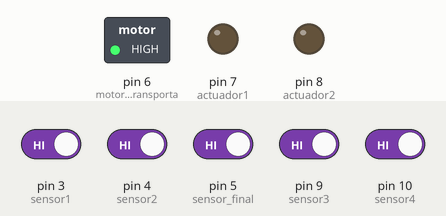
Bench run of a sketch on a simulated Arduino Uno, built with avr-gcc and run on an emulated ATmega328P. On the bench: switched loads named in the sketch (green lamp = pin HIGH), output pins drawn as LEDs (lit = HIGH). Inputs (shaded band) come from the test bench; at power-on: pin 3 (sensor1), pin 4 (sensor2), pin 5 (sensor_final), pin 9 (sensor3), pin 10 (sensor4) HIGH. What the sketch prints to the serial monitor is not drawn.

Above: at 1.2 s.
1.3 s: pin 3 (sensor1) driven LOW
At 1.8 s:
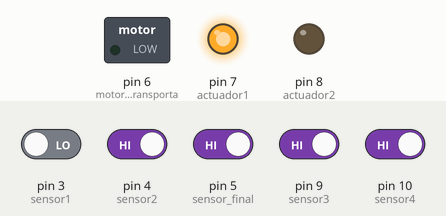
4.3 s: pin 9 (sensor3) driven LOW
At 5.3 s:
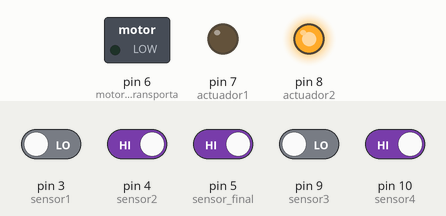
7.3 s: pin 10 (sensor4) driven LOW
Timing chart, 0 to 16.3 s (numbered marks = the images above; inputs shaded):
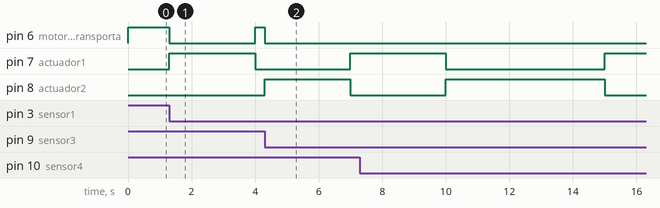

The sketch:

llenadora_de_botellas_industrial_1.ino
```cpp
#include <TimerOne.h>


#define avanza3        0
#define avanza1        1
#define llenado1chico  2
#define llenado1grande 3
#define avanza2        4
#define llenado2chico  5
#define llenado2grande 6


char sensor1;
char sensor2;
char sensor3;
char sensor4;
char sensorf;
char motor;
char actuador1;
char actuador2;
char estado= 0;
int ms;
int s;
int contadorbotellasgrandes;
int contadorbotellaschicas;

void maquina (void);


void setup()
{
  pinMode (3, INPUT_PULLUP); //sensor1( primera instancia sensor de abajo)
  pinMode (4, INPUT_PULLUP); //sensor2 ( primera instancia sensor de arriba)
  pinMode (5, INPUT_PULLUP); //sensor final
  pinMode (6, OUTPUT);// motor de cinta transportadora
  pinMode (7, OUTPUT); //actuador1 (llenador primera instancia)
  pinMode (8, OUTPUT);//actuador2 (llenador segunda instancia)
  pinMode (9, INPUT_PULLUP); //sensor3( segunda instancia sensor de abajo)
  pinMode (10, INPUT_PULLUP); //sensor4( segunda instancia sensor de arriba)
  //pinMode (A0,INPUT);
  //pinMode (A1,INPUT);
  Serial.begin(9600);
   Timer1.initialize(1000);
   Timer1.attachInterrupt(Timer);
    contadorbotellasgrandes=0 ;
    contadorbotellaschicas=0 ;
    //DDRA=0xFF;

}

void loop()
{
 sensor1=digitalRead(3);
 sensor2=digitalRead(4);
 sensorf=digitalRead(5);
 sensor3=digitalRead(9);
 sensor4=digitalRead(10);


  //if( (sensor4==0) && (sensor3==1) ) //  detecta botella chica
  // {
          // while((sensor3==0) && (sensor4==1))
          //   {
        //      sensor3=digitalRead(9);
      //        sensor4=digitalRead(10);
    //         }
  //     contadorbotellaschicas++;

//       }

 //if((sensor3==0) && (sensor4==0)) // detecta botella grande
      // {
        //   while((sensor3==0) && (sensor4==0))
          //   {
            // sensor3=digitalRead(9);
              //sensor4=digitalRead(10);
            // }
       //contadorbotellasgrandes++;

       //}


  maquina();
 }

 void Timer()
  { ms++;
    if(ms>=1000)
    {
     s++;
     ms=0;
     }
  }

   void maquina()
  {


   switch(estado)
    {
     case avanza3:
       Serial.print("avanza3");
       if(sensorf==0) // sensorfinal detecta botella
          {
            digitalWrite(6,LOW); //para el motor

          }

        if(sensorf==1) // sensorfinal NO detecta botella
          {
            digitalWrite(6,HIGH); //motor encendido
            estado=avanza1;
            Serial.print("avanza1");
          }
      break;


     case avanza1:

       if( (sensor1==0) && (sensor2==1)) //  llenado chico
       {
           s=0;
          digitalWrite(6,LOW); // para motor de cinta transportadora
          digitalWrite(7,HIGH); // enciende actuador 1
          estado=llenado1chico;
          Serial.print("llenado1chico");
       }

         if( (sensor1==0) && (sensor2==0)) // llenado grande
       {
           s=0;
          digitalWrite(6,LOW); // para motor de cinta transportadora
          digitalWrite(7,HIGH);// enciende actuador 1
         estado=llenado1grande;
         Serial.print("llenado1grande");
      }
      break;


    case llenado1chico:
        if(s==3)
        {
          digitalWrite(7,LOW); //apaga actuador 1
          digitalWrite(6,HIGH);//enciende motor de cinta transportadora
           s=0;
           estado=avanza2;
           Serial.print("avanza2");
          }
       break;


    case llenado1grande:

      if(s==5)
        {
          digitalWrite(7,LOW); //apaga actuador 1
          digitalWrite(6,HIGH);//enciende motor de cinta transportadora
           s=0;
           estado=avanza2;
           Serial.print("avanza2");
          }
           break;


     case avanza2:
     if( (sensor3==0) && (sensor4==1) ) //  llenado chico
       {
           s=0;
          digitalWrite(6,LOW);//apaga motor de cinta transportadora
          digitalWrite(8,HIGH);//enciende actuador 2
         estado=llenado2chico;
         Serial.print("llenado2chico");
       }

         if( (sensor3==0) && (sensor4==0) ) // llenado grande
       {
           s=0;
          digitalWrite(6,LOW);//apaga motor de cinta transportadora
          digitalWrite(8,HIGH);//enciende actuador 2
          estado=llenado2grande;
          Serial.print("llenado2grande");
      }
      break;


      case llenado2chico:
        if(s==3)
        {
          digitalWrite(8,LOW);//apaga actuador 2
          digitalWrite(6,HIGH);
           s=0;
           estado=avanza3;
          }
       break;


    case llenado2grande:
      if(s==5)
        {
          digitalWrite(8,LOW);
          digitalWrite(6,HIGH);
           s=0;
           estado=avanza3;
          }
           break;
    }

//contadorbotellaschicas= analogRead(A0);
//contadorbotellasgrandes= analogRead(A1);
//contadorfinalbotellasgrandes=(contadorbotellasgrandes*5)/1024;
//contadorfinalbotellaschicas=(contadorbotellaschicas*5)/1024;
//PORTA=decimalBCD(contadorfinalbotellaschicas);
//PORTA=decimalBCD(contadorfinalbotellasgrandes);


    }


    // falta el contador de botellas chicas y grandes
```

Measured:
- after the input at 1.3 s, pin 6 (motor_de_cinta_transporta): HIGH → LOW at once, → HIGH 2.7 s later; pin 7 (actuador1): LOW → HIGH at once, → LOW 2.7 s later
- after the input at 4.3 s, pin 6 (motor_de_cinta_transporta): HIGH → LOW at once; pin 7 (actuador1): LOW → HIGH after 2.7 s; pin 8 (actuador2): LOW → HIGH at once, → LOW 2.7 s later
